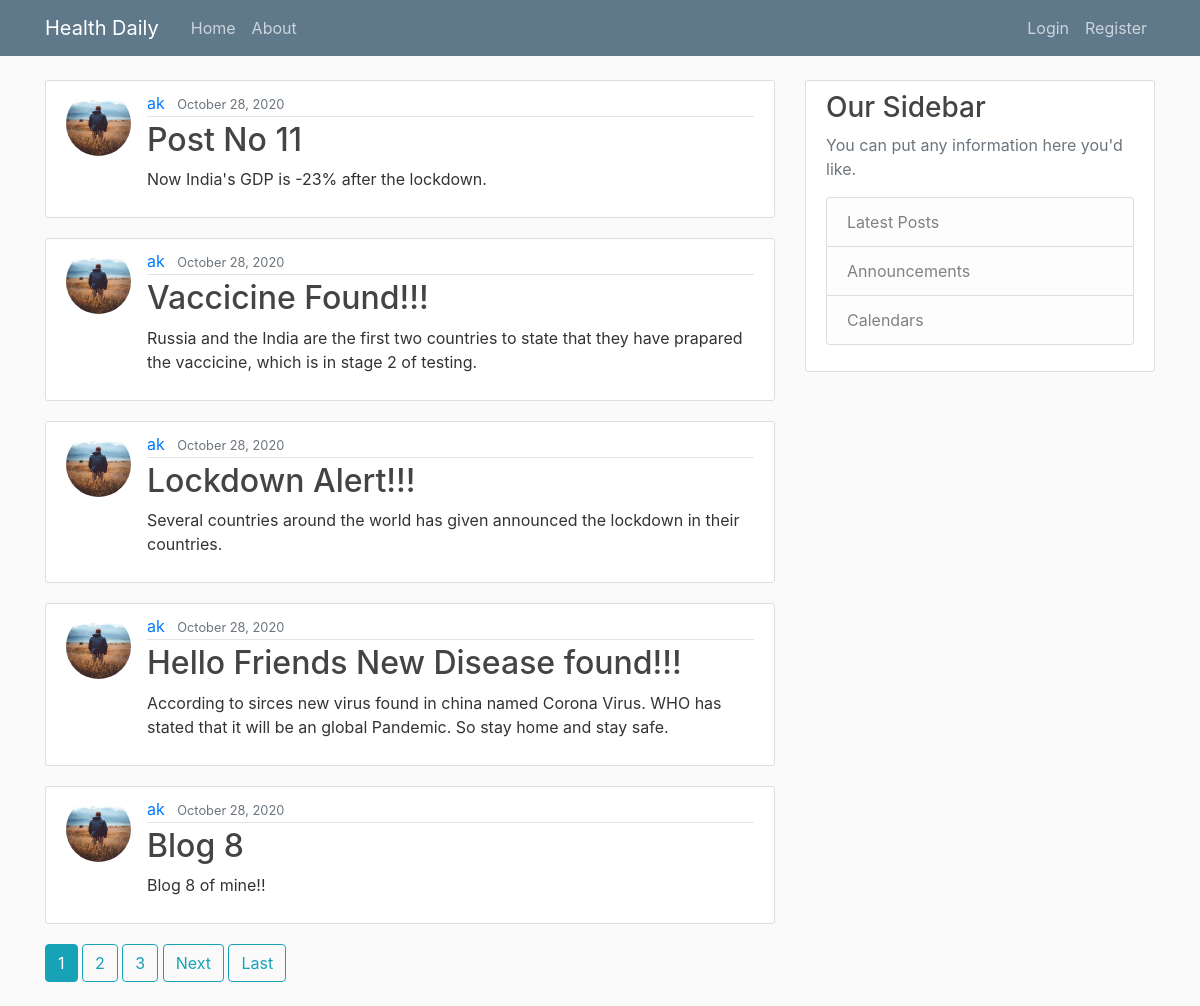
The page / on the database its author committed.
### blog/models.py (models this page shows, shortened)
class Post(models.Model):
	title = models.CharField(max_length=100)
	content = models.TextField()
	date_posted = models.DateTimeField(default=timezone.now)
	author = models.ForeignKey(User, on_delete=models.CASCADE)

### users/models.py (models this page shows, shortened)
class Profile(models.Model):
	user = models.OneToOneField(User, on_delete = models.CASCADE)
	image = models.ImageField(default='default.jpg', upload_to='profile_pics')

### blog/views.py (the view)
# urls.py: path('', PostListView.as_view(), name='blog-home'),
class PostListView(ListView):
	model = Post
	template_name = 'blog/home.html'
	context_object_name = 'posts'
	ordering = ['-date_posted']
	paginate_by = 5

### blog/templates/blog/home.html (shortened to what this page needs)
{% extends "blog/base.html" %}
{% block content %}
	{%for post in posts%}
		<article class="media content-section">
      <img class="rounded-circle article-img" src="{{ post.author.profile.image.url }}">
  			<div class="media-body">
    			<div class="article-metadata">
      				<a class="mr-2" href="{% url 'user-posts' post.author.username %}">{{ post.author }}</a>
      				<small class="text-muted">{{ post.date_posted | date:"F d, Y" }}</small>
    			</div>
    			<h2><a class="article-title" href="{% url 'post-detail' post.id %}">{{ post.title }}</a></h2>
    			<p class="article-content">{{ post.content }}</p>
  			</div>
		</article>
	{%endfor%}
  {% if is_paginated %}
    {% for num in page_obj.paginator.page_range %}
      {% if page_obj.number == num %}
        <a class="btn btn-info mb-4" href="?page={{ num }}">{{ num }}</a>
      {% elif num > page_obj.number|add:'-3' and num < page_obj.number|add:'3' %}
         <a class="btn btn-outline-info mb-4" href="?page={{ num }}">{{ num }}</a>
      {% endif %}
    {% endfor %}
    {% if page_obj.has_next %}
      <a class="btn btn-outline-info mb-4" href="?page={{ page_obj.next_page_number }}">Next</a>
      <a class="btn btn-outline-info mb-4" href="?page={{ page_obj.paginator.num_pages }}">Last</a>
    {% endif %}
  {% endif %}
{% endblock content %}

### blog/templates/blog/base.html (shortened to what this page needs)
{% load static %}
<!DOCTYPE html>
<html>
<head>
    <link rel="stylesheet" href="https://cdn.jsdelivr.net/npm/bootstrap@4.5.3/dist/css/bootstrap.min.css">
    <link rel="stylesheet" type="text/css" href="{% static 'blog/main.css' %}">
</head>
<body>
	<header class="site-header">
  	<nav class="navbar navbar-expand-md navbar-dark bg-steel fixed-top">
    <div class="container">
      <a class="navbar-brand mr-4" href="/">Health Daily</a>
      <div class="collapse navbar-collapse" id="navbarToggle">
        <div class="navbar-nav mr-auto">
          <a class="nav-item nav-link" href="{% url 'blog-home' %}">Home</a>
          <a class="nav-item nav-link" href="{% url 'blog-about' %}">About</a>
        </div>
        <div class="navbar-nav">
        	{% if user.is_authenticated %}
              <a class="nav-item nav-link" href="{% url 'post-create' %}">New Post</a>
          		<a class="nav-item nav-link" href="{% url 'profile' %}">Profile</a>
          		<a class="nav-item nav-link" href="{% url 'logout' %}">Logout</a>
        	{% else %}
          		<a class="nav-item nav-link" href="{% url 'login' %}">Login</a>
          		<a class="nav-item nav-link" href="{% url 'register' %}">Register</a>
          	{% endif %}
        </div>
      </div>
    </div>
  	</nav>
	</header>
	<main role="main" class="container">
  	<div class="row">
    <div class="col-md-8">
      {% block content %}{% endblock %}
    </div>
    <div class="col-md-4">
      <div class="content-section">
        <h3>Our Sidebar</h3>
        <p class='text-muted'>You can put any information here you'd like.
          <ul class="list-group">
            <li class="list-group-item list-group-item-light">Latest Posts</li>
            <li class="list-group-item list-group-item-light">Announcements</li>
            <li class="list-group-item list-group-item-light">Calendars</li>
          </ul>
        </p>
      </div>
    </div>
  	</div>
	</main>
</body>
</html>

### blog/static/blog/main.css (style rules this page uses)
body { background: #fafafa; color: #333333; margin-top: 5rem; }
h1, h2, h3, h4, h5, h6 { color: #444444; }
ul { margin: 0; }
.bg-steel { background-color: #5f788a; }
.site-header .navbar-nav .nav-link { color: #cbd5db; }
.content-section { background: #ffffff; padding: 10px 20px; border: 1px solid #dddddd; border-radius: 3px; margin-bottom: 20px; }
.article-title { color: #444444; }
.article-content { white-space: pre-line; }
.article-img { height: 65px; width: 65px; margin-right: 16px; }
.article-metadata { padding-bottom: 1px; margin-bottom: 4px; border-bottom: 1px solid #e3e3e3 }

### rows shown on the page
Post: author.profile.image (placeholder picture), author "ak", date_posted "October 28, 2020", title "Post No 11", content "Now India's GDP is -23% after the lockdown."
Post: author.profile.image (placeholder picture), author "ak", date_posted "October 28, 2020", title "Vaccicine Found!!!", content "Russia and the India are the first two countries to state that they have prapared the vaccicine, which is in stage 2 of testing."
Post: author.profile.image (placeholder picture), author "ak", date_posted "October 28, 2020", title "Lockdown Alert!!!", content "Several countries around the world has given announced the lockdown in their countries."
Post: author.profile.image (placeholder picture), author "ak", date_posted "October 28, 2020", title "Hello Friends New Disease found!!!", content "According to sirces new virus found in china named Corona Virus. WHO has stated that it will be an global Pandemic. So stay home and stay safe."
Post: author.profile.image (placeholder picture), author "ak", date_posted "October 28, 2020", title "Blog 8", content "Blog 8 of mine!!"

### other values the page prints
{{ num }} "1"
{{ num }} "2" "3"
